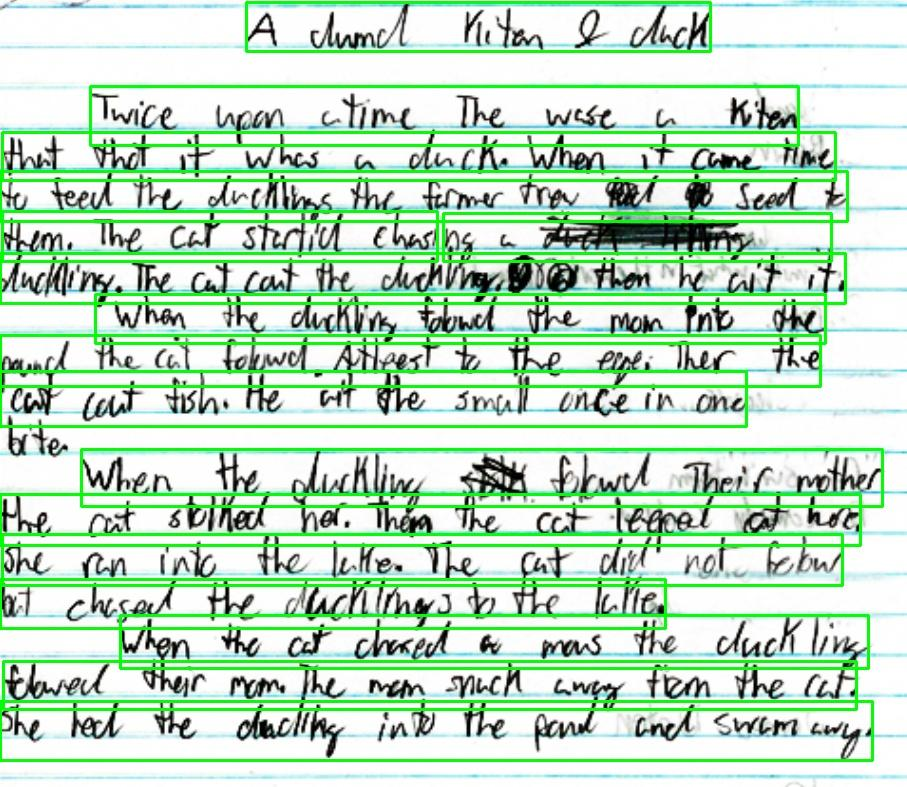
#> input picture test_samples/sample_cell_14_0.jpeg, 907 x 787 px; its folder holds only this picture in this run
$ python -i segmentation.py   (imports and definitions only)
#> lines starting #> are read from the running program, lines starting #| are printed output that depends on the picture
### backend/config.py
import os
from pathlib import Path


ROOT_DIR = Path(__file__).resolve().parent.parent
MODEL_DIR = ROOT_DIR / "models"
PORT = 2000
ARTIFACT_DIR = Path(os.getenv("DYSLEXIA_ARTIFACT_DIR", ROOT_DIR / "artifacts"))

CLASS_NAMES = ("Corrected", "Normal", "Reversal")
CLASS_COLORS = {
    "Normal": (46, 204, 113),
    "Corrected": (243, 156, 18),
    "Reversal": (231, 76, 60),
}
IMAGE_SIZE = 160
MIN_AREA = 18
MIN_HEIGHT = 7
PADDING = 3
CORRECTED_WEIGHT = 0.7
REVERSAL_WEIGHT = 1.0
DECISION_THRESHOLD = 0.35
MINIMUM_CROPS = 5
MAX_UPLOAD_BYTES = 10 * 1024 * 1024
ALLOWED_CONTENT_TYPES = {"image/jpeg", "image/png", "image/webp"}

# Model selection is intentionally a source-code setting rather than an
# environment variable, so the active model has one unambiguous source.
ACTIVE_MODEL = "vit_b16"

# "auto" uses CUDA when it is available and otherwise uses CPU. Set this to
# "cpu" or "cuda" to require a specific device; an unavailable selection is an
# error rather than an implicit fallback.
MODEL_DEVICE = "auto"

# These are image-level classifiers. The existing segmentation stage supplies
# the handwriting crops that are classified by the selected model.
MODEL_CONFIGS = {
    "model_d_v4": {
        "display_name": "Model D v4",
        "architecture": "model_d_v4",
        "checkpoint_path": MODEL_DIR / "model_d_v4_best.pth",
        "input_size": IMAGE_SIZE,
        "channels": 1,
        "preprocessing": "model_d_v4",
        "class_metadata_key": "class_names",
        "image_size_metadata_key": "img_size",
        "inference_batch_size": 0,
        "trusted_full_deserialization": False,
    },
    "vit_b16": {
        "display_name": "ViT-B/16 Dyslexia Classifier",
        "architecture": "vit_b16",
        "checkpoint_path": MODEL_DIR / "best_vit_b16_dyslexia.pth",
        "input_size": 224,
        "channels": 3,
        "preprocessing": "vit_b16",
        "class_metadata_key": "classes",
        "image_size_metadata_key": None,
        "inference_batch_size": 8,
        # This checkpoint stores a NumPy scalar (best_val_f1) alongside its
        # weights. Torch 2.4 cannot weights-only load that global, so the
        # checked-in, trusted checkpoint is explicitly allowlisted for full
        # deserialization below.
        "trusted_full_deserialization": True,
    },
    "mobilenet_v3_small": {
        "display_name": "MobileNetV3-Small Dyslexia Classifier",
        "architecture": "mobilenet_v3_small",
        "checkpoint_path": MODEL_DIR / "model_a_mobilenet_v3_small.pth",
        "input_size": 128,
        "channels": 1,
        "preprocessing": "mobilenet_v3_small",
        "class_metadata_key": "class_names",
        "image_size_metadata_key": None,
        "inference_batch_size": 64,
        "trusted_full_deserialization": False,
    },
}

SUPPORTED_MODELS = tuple(MODEL_CONFIGS)
SUPPORTED_ARCHITECTURES = ("model_d_v4", "vit_b16", "mobilenet_v3_small")
SUPPORTED_PREPROCESSING = ("model_d_v4", "vit_b16", "mobilenet_v3_small")
_REQUIRED_MODEL_KEYS = {
    "display_name",
    "architecture",
    "checkpoint_path",
    "input_size",
    "channels",
    "preprocessing",
    "class_metadata_key",
    "image_size_metadata_key",
    "inference_batch_size",
    "trusted_full_deserialization",
}


class ConfigurationError(ValueError):
    """Raised when the backend model configuration is invalid."""


def _validate_model_registry() -> None:
    if MODEL_DEVICE not in {"auto", "cpu", "cuda"}:
        raise ConfigurationError(
            f"MODEL_DEVICE must be 'auto', 'cpu', or 'cuda'; got {MODEL_DEVICE!r}."
        )
    for model_id, config in MODEL_CONFIGS.items():
        missing = _REQUIRED_MODEL_KEYS.difference(config)
        if missing:
            raise ConfigurationError(
                f"Model configuration {model_id!r} is missing: "
                f"{', '.join(sorted(missing))}."
            )
        if config["architecture"] not in SUPPORTED_ARCHITECTURES:
            raise ConfigurationError(
                f"Model {model_id!r} uses unsupported architecture "
                f"{config['architecture']!r}. Supported: "
                f"{', '.join(SUPPORTED_ARCHITECTURES)}."
            )
        if config["preprocessing"] not in SUPPORTED_PREPROCESSING:
            raise ConfigurationError(
                f"Model {model_id!r} uses unsupported preprocessing "
                f"{config['preprocessing']!r}. Supported: "
                f"{', '.join(SUPPORTED_PREPROCESSING)}."
            )
        if not isinstance(config["checkpoint_path"], Path):
            raise ConfigurationError(
                f"Checkpoint path for {model_id!r} must be a pathlib.Path."
            )
        if int(config["input_size"]) <= 0 or int(config["channels"]) <= 0:
            raise ConfigurationError(
                f"Model {model_id!r} has an invalid input size or channel count."
            )
        if int(config["inference_batch_size"]) < 0:
            raise ConfigurationError(
                f"Model {model_id!r} inference_batch_size cannot be negative."
            )


def get_model_config(model_id: str | None = None) -> dict:
    """Return a validated model configuration by stable model ID."""
    selected = ACTIVE_MODEL if model_id is None else model_id
    if selected not in MODEL_CONFIGS:
        supported = ", ".join(SUPPORTED_MODELS)
        raise ConfigurationError(
            f"Unknown model ID {selected!r} (ACTIVE_MODEL={ACTIVE_MODEL!r}). "
            f"Supported model IDs: {supported}."
        )
    config = dict(MODEL_CONFIGS[selected])
    config["model_id"] = selected
    config["class_names"] = CLASS_NAMES
    return config


def get_active_model_config() -> dict:
    return get_model_config(ACTIVE_MODEL)


_validate_model_registry()

# Fail at import time if ACTIVE_MODEL is unknown or the registry itself is
# malformed. Checkpoint existence is checked when the model is loaded and by
# the /ready endpoint so a missing asset produces an actionable 503.
get_active_model_config()

### backend/segmentation.py
from dataclasses import dataclass
import logging

import cv2
import numpy as np
from PIL import Image

from .config import MIN_AREA, MIN_HEIGHT, PADDING

logger = logging.getLogger(__name__)


@dataclass(frozen=True)
class Crop:
    image: np.ndarray
    x1: int
    y1: int
    x2: int
    y2: int
    crop_id: int


# [8 lines left out: function remove_horizontal_rules, not called in this run]


def segment_lines(gray: np.ndarray, pil_image: Image.Image | None = None) -> list[tuple[int, int, int, int]]:
    height, width = gray.shape[:2]
    try:
        from kraken import binarization, pageseg

        pil_image = pil_image or Image.fromarray(gray)
        segmented = pageseg.segment(binarization.nlbin(pil_image))
        lines = getattr(segmented, "lines", None)
        if lines is None and isinstance(segmented, dict):
            lines = segmented.get("boxes", [])
        if lines is None:
            raise TypeError("Kraken returned an unsupported segmentation result.")
        boxes = []
        for line in lines:
            x1, y1, x2, y2 = map(int, getattr(line, "bbox", line))
            box = (max(0, x1), max(0, y1), min(width, x2), min(height, y2))
            if box[2] > box[0] and box[3] > box[1]:
                boxes.append(box)
        if boxes:
            return sorted(boxes, key=lambda box: box[1])
    except ImportError:
        pass
    except Exception as exc:
        logger.warning(
            "Kraken line segmentation failed; falling back to OpenCV: %s",
            exc,
        )

    threshold = cv2.threshold(
        gray, 0, 255, cv2.THRESH_BINARY_INV + cv2.THRESH_OTSU
    )[1]
    kernel = cv2.getStructuringElement(
        cv2.MORPH_RECT, (max(40, width // 15), 3)
    )
    line_mask = cv2.dilate(threshold, kernel, iterations=2)
    contours, _ = cv2.findContours(
        line_mask, cv2.RETR_EXTERNAL, cv2.CHAIN_APPROX_SIMPLE
    )
    boxes = []
    for contour in contours:
        x, y, box_width, box_height = cv2.boundingRect(contour)
        if box_width > 0.12 * width and box_height > 10:
            boxes.append(
                (
                    max(0, x - 5),
                    max(0, y - 5),
                    min(width, x + box_width + 5),
                    min(height, y + box_height + 5),
                )
            )
    return sorted(boxes, key=lambda box: box[1])


# [54 lines left out: functions _split_wide_component, generate_candidate_boxes, not called in this run]


def extract_crops(image: np.ndarray) -> tuple[list[Crop], list[tuple[int, int, int, int]], np.ndarray]:
    gray = cv2.cvtColor(image, cv2.COLOR_BGR2GRAY)
    pil_image = Image.fromarray(gray)
    line_boxes = segment_lines(gray, pil_image)
    threshold = cv2.threshold(
        gray, 0, 255, cv2.THRESH_BINARY_INV + cv2.THRESH_OTSU
    )[1]
    cleaned, _ = remove_horizontal_rules(threshold)
    line_height = np.median([box[3] - box[1] for box in line_boxes]) if line_boxes else max(15, gray.shape[0] / 20)
    boxes = generate_candidate_boxes(cleaned, gray.shape[1], float(line_height))
    crops = []
    for crop_id, (x1, y1, x2, y2) in enumerate(boxes):
        left, top = max(0, x1 - PADDING), max(0, y1 - PADDING)
        right, bottom = min(image.shape[1], x2 + PADDING), min(image.shape[0], y2 + PADDING)
        crops.append(Crop(image[top:bottom, left:right].copy(), left, top, right, bottom, crop_id))
    return crops, line_boxes, cleaned

>>> import cv2
>>> picture = cv2.imread('../test_samples/sample_cell_14_0.jpeg')
#> picture is the input picture: shape (787, 907, 3); mean B, G, R 194.4, 220.2, 189.4
>>> result = extract_crops(picture)
#> in extract_crops, `gray = cv2.cvtColor(image, cv2.COLOR_BGR2GRAY)`:
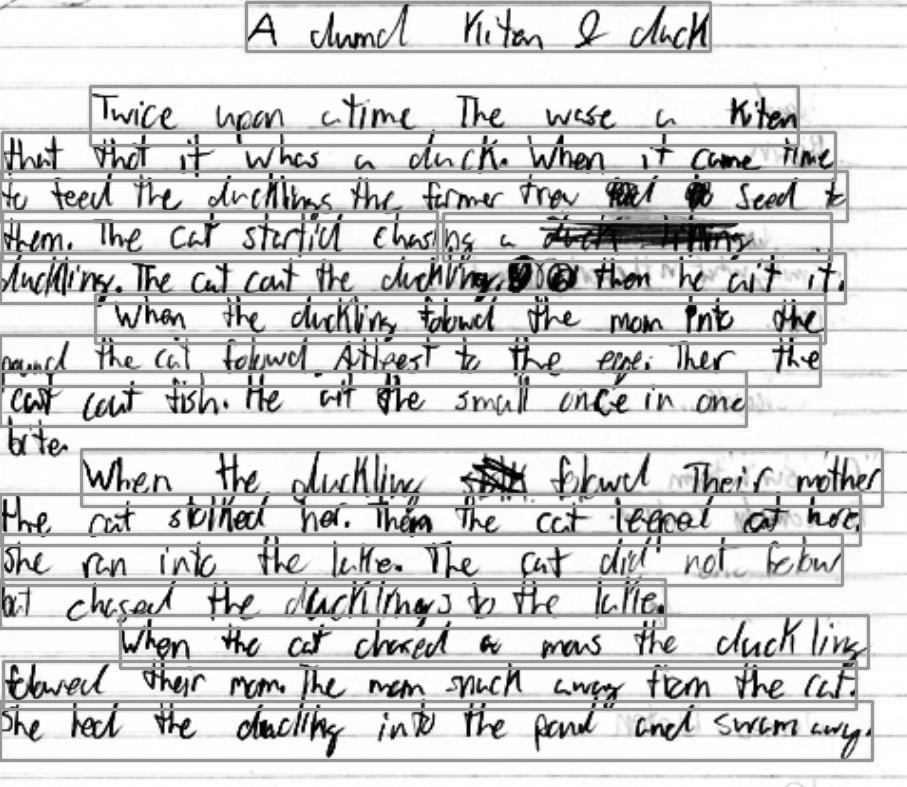
#> gray: shape (787, 907); min 0, max 255, mean 208
#> (the run stopped early here; a loop or call above may not have finished)
